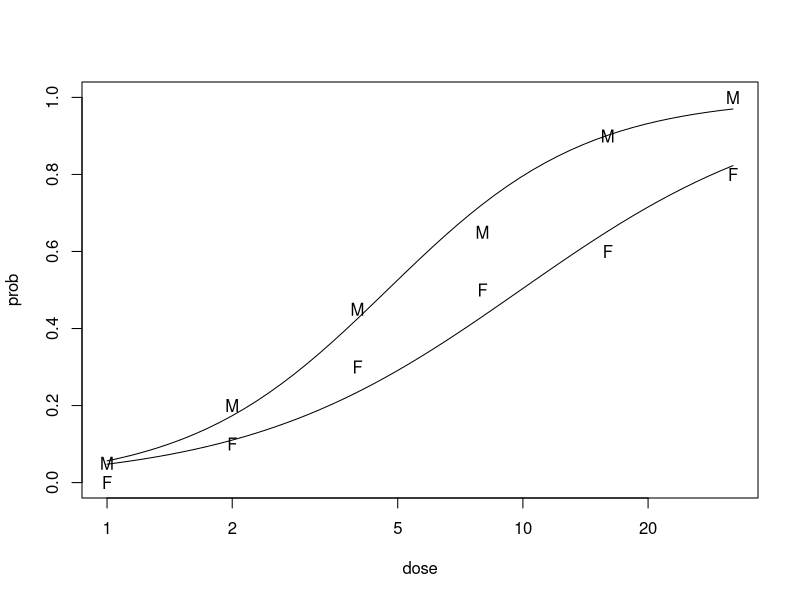

Write the R code that produced this figure.
ldose <- rep(0:5, 2); ldose
dead <- c(1,4,9,13,18,20,0,2,6,10,12,16); dead
sex <- factor(rep(c("M", "F"), c(6, 6))); sex


# response information as 2 col matrix, with #(successes) and #(failures)
SF <- cbind(dead, alive = 20-dead); SF
budworm.lg <- glm(SF ~ sex*ldose, family = binomial)
summary(budworm.lg)

# alternatively, we can code the response information as:
summary(glm(dead/20 ~ sex*ldose, family = binomial, weights=rep(20,12)))


# plot the estimated model together with the data
plot(c(1,32), c(0,1), type="n", xlab="dose", ylab="prob", log="x")
text(2^ldose, dead/20, as.character(sex))
ld <- seq(0, 5, 0.1)
lines(2^ld, predict(budworm.lg, data.frame(ldose=ld,
                                           sex=factor(rep("M", length(ld)), levels=levels(sex))),type="response"))
lines(2^ld, predict(budworm.lg, data.frame(ldose=ld,
                                           sex=factor(rep("F", length(ld)), levels=levels(sex))),type="response"))
# sex doesn't seem to be necessry!!

# if we are interested in comparing the sex effect at ldose=3, then
budworm.lg8 <- update(budworm.lg, . ~ sex*I(ldose-3))
summary(budworm.lg8)

anova(budworm.lg, test = "Chisq")

# quadratic effect?
# Analysis of deviance based on Chisq
# no unknown dispersion => F would result in the same p-values
anova(update(budworm.lg, . ~ . + sex*I(ldose^2)), test = "Chisq")
# no! also the sex:ldose interaction can be neglected

# separat parameters for each gender:
budworm.lg0 <- glm(SF ~ sex + ldose - 1, family = binomial)
summary(budworm.lg0)

library(MASS)
dose.p(budworm.lg0, cf = c(1,3), p = 1:3/4)

dose.p(budworm.lg0, cf = c(2,3), p = 1:3/4)

dose.p(update(budworm.lg0, family=binomial(link=probit)),
       cf = c(1,3), p = 1:3/4)
